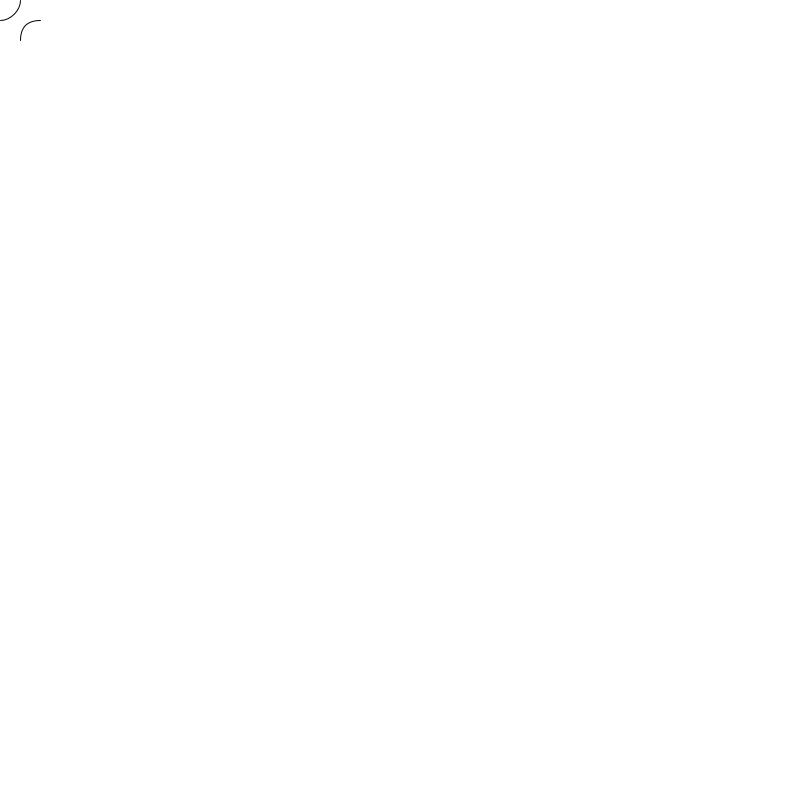
Frame 1 (no input)
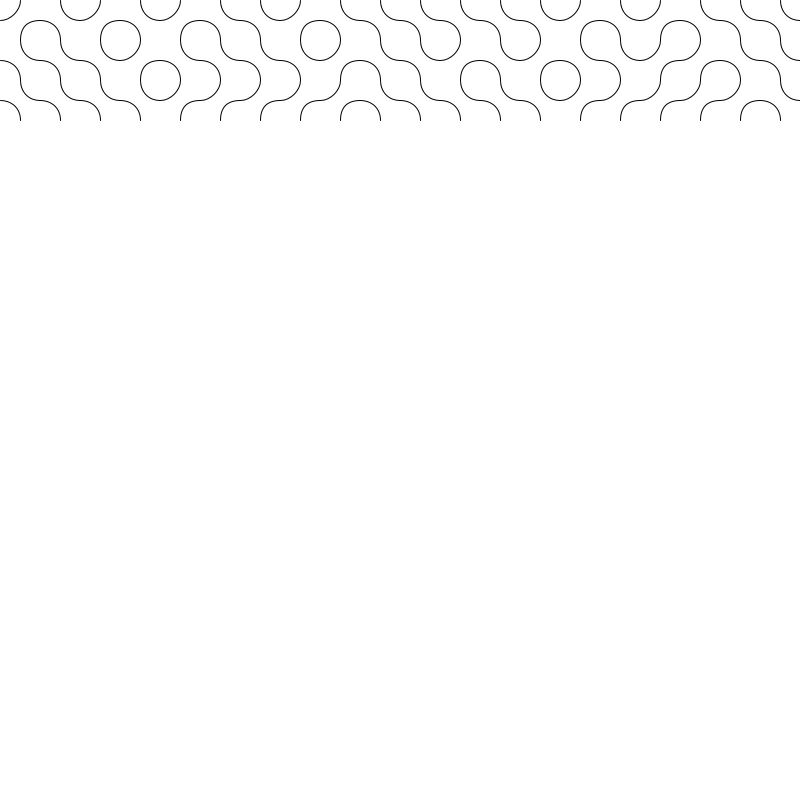
Frame 60 (the mouse pressed at the canvas centre just before this capture)
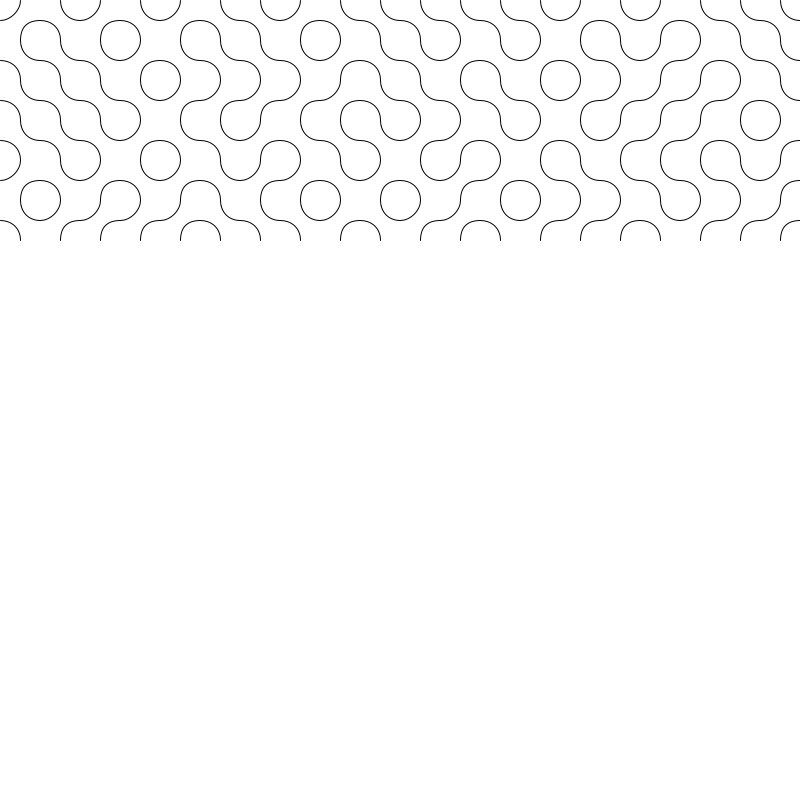
Frame 120 (the mouse held since frame 60 and released just before this capture)

The Processing sketch that drew these frames (run headless with seeded random() and noise(); from frame 60 on, the mouse is pressed at the canvas centre):

// Processing sketch: sketch_10PRINT_BEZIER
// ── sketch_10PRINT_BEZIER.pde
float x = 0;
float y = 0;
float w = 20;
float scl;

void setup() {
  size(800, 800);
  background(255);
  scl = width / w;
}

void draw() {
  stroke(0);
  noFill();
  float r = random(1);
  
  if (r < 0.5) {
     bezier(x, y + scl/2, x + scl/4, y + scl/2, x + scl/2, y + scl/1.5, x + scl/2, y + scl);
     bezier(x+scl/2, y, x + scl/2, y + scl/4, x + scl/1.5, y + scl/2, x + scl, y + scl/2);
  } else  {
     bezier(x + scl/2, y + scl, x + scl/2, y + scl/1.5, x + scl/1.5, y + scl/2, x + scl, y + scl/2);
     bezier(x+scl/2, y, x + scl/2, y + scl/4, x + scl/4, y + scl/2, x, y + scl/2);
  }
  
  x += scl;
  
  if (x > width - scl) {
    x = 0;
    y += scl;
  }
  
  if (y > height - scl) {
    save("10PRINTBEZIER_1.png");
    background(255);
    x = 0;
    y = 0;
  }
  
}
